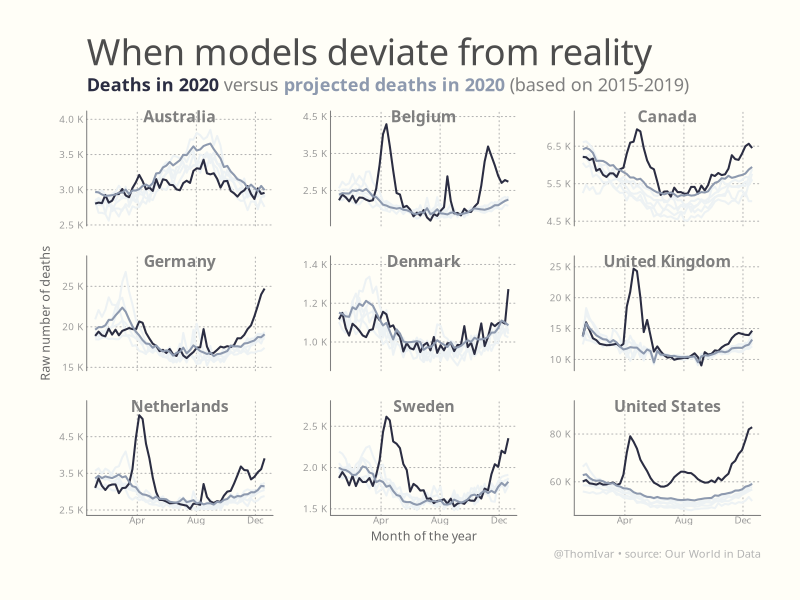
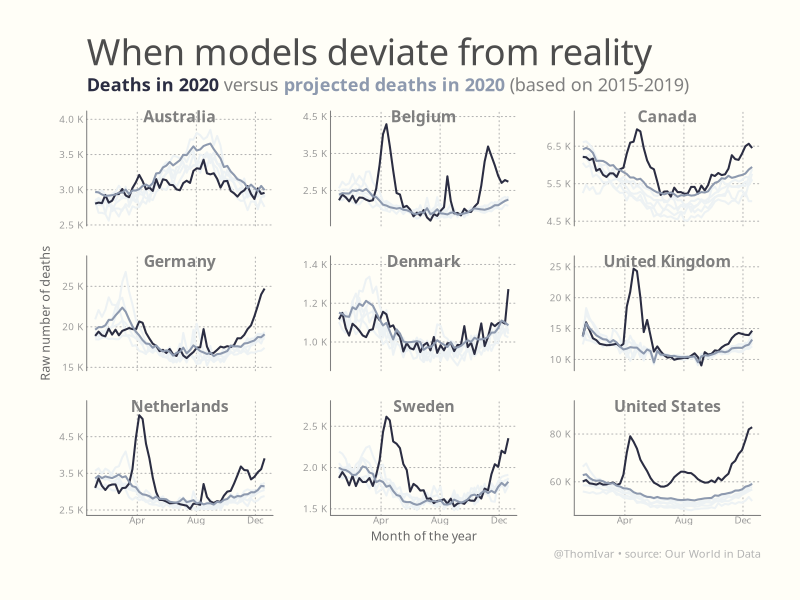

The R script that drew these images, in order:
# day 28: deviations
library(tidyverse)
library(ggtext)

# -- read data
selected_countries <- c('GBR', 'NLD', 'USA', 'BEL', 'DEU', 'SWE', 'CAN', 'AUS','DNK')  

df <- read_csv('30DayChartChallenge/other/excess-mortality-raw-death-count.csv') %>% 
  dplyr::filter(Code %in% selected_countries, 
                Day >= as.Date('2020-01-05'), 
                Day <= as.Date('2020-12-25')) %>% 
  pivot_longer(4:12, names_to = 'type', values_to = 'value') %>% 
  mutate(
    color = case_when(
      type == 'deaths_2020_all_ages'	~ '#2b2d42', 
      type == 'deaths_2021_all_ages'	~ 'transparent',
      type == 'deaths_2022_all_ages' ~ 'transparent',
      type == 'projected_deaths_2020_2022_all_ages'	~ '#8d99ae',
      T ~ '#edf2f4'
    )
  ) 

df_labs <- group_by(df, Entity) %>% 
  summarise(Day = median(Day), value = max(value, na.rm = T), Code = unique(Code),
            type = NA, color = 'grey50')

# -- make plot
ggplot(df, aes(x = Day, y = value, group = type, color = color)) +
  geom_line(size = 0.7) +
  scale_color_identity() +
  geom_text(data = df_labs, aes(label = Entity, y = value * 1.05), family = 'American Typewriter',
            fontface = 'bold', size = 4) +
  scale_y_continuous(n.breaks = 4, labels = scales::unit_format(unit = 'K', scale = 1e-3)) +
  scale_x_date(date_breaks = '4 months', date_labels = "%b") +
  facet_wrap(~Code, scales = 'free_y') +
  coord_cartesian(clip = 'off') +
  labs(
    title = 'When models deviate from reality', 
    subtitle = '<b style="color:#2b2d42">Deaths in 2020</b> versus 
    <b style="color:#8d99ae">projected deaths in 2020</b> (based on 2015-2019)',
    x = 'Month of the year', y = 'Raw number of deaths',
    caption = '@ThomIvar • source: Our World in Data'
  ) +
  theme_void() +
  theme(
    text = element_text('American Typewriter'),
    plot.title = element_text(color = 'grey30', size = 26, margin = margin(0,0,0.1,0,'cm')),
    plot.subtitle = element_markdown(color = 'grey50', size = 13,
                                     margin = margin(0,0,0.4,0, 'cm')),
    plot.caption = element_text(color = 'grey70', size = 8),
    strip.text = element_blank(), 
    panel.grid.major = element_line(color = 'grey70', linetype = 'dotted'),
    panel.spacing = unit(1.5, 'lines'),
    axis.line = element_line(colour = 'grey50'),
    axis.text = element_text(color = 'grey60', size = 7, margin = margin(r = 2.5)),
    axis.title = element_text(color = 'grey40', margin = margin(t = 4), size = 9), 
    axis.title.y = element_text(angle = 90, margin = margin(0, 0.2, 0, 0, 'cm')),
    plot.background = element_rect( fill = '#fffef7', color = '#fffef7'), 
    plot.margin = margin(1, 1, 1, 1, 'cm')
  )
ggsave('30DayChartChallenge/images/deviations.png', width = 10, height = 7)
